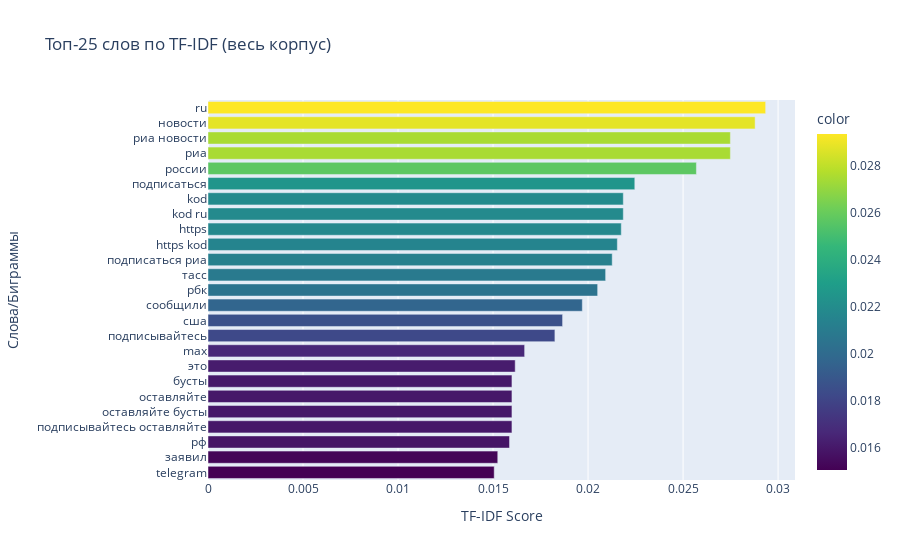

Notebook code for this chart:
### Markdown cell above
### 9.2. Визуализация TF-IDF для всего корпуса

### Code cell
def visualize_tfidf_corpus(tfidf_results, top_n=25):
    """Визуализация топ слов по TF-IDF для всего корпуса"""
    
    top_words = tfidf_results['top_words'][:top_n]
    
    fig = px.bar(
        x=[score for _, score in top_words],
        y=[word for word, _ in top_words],
        orientation='h',
        title=f"Топ-{top_n} слов по TF-IDF (весь корпус)",
        labels={'x': 'TF-IDF Score', 'y': 'Слова/Биграммы'},
        color=[score for _, score in top_words],
        color_continuous_scale='viridis'
    )
    fig.update_layout(yaxis={'categoryorder': 'total ascending'})
    fig.show()
    
    return top_words

# Визуализируем TF-IDF для всего корпуса
top_corpus_words = visualize_tfidf_corpus(tfidf_corpus)

### Figure 1 — Plotly figure (JSON) as saved in the notebook; plotly's stock layout.template omitted (floating-point values rounded to 4 significant figures)
{"data": [{"hovertemplate": "TF-IDF Score=%{x}<br>Слова/Биграммы=%{y}<br>color=%{marker.color}<extra></extra>", "legendgroup": "", "marker": {"color": [0.02935, 0.02879, 0.02749, 0.02749, 0.0257, 0.02246, 0.02186, 0.02186, 0.02175, 0.02154, 0.02127, 0.02092, 0.0205, 0.0197, 0.01866, 0.01826, 0.01666, 0.01617, 0.01599, 0.01599, 0.01599, 0.01599, 0.01587, 0.01525, 0.01506], "coloraxis": "coloraxis", "pattern": {"shape": ""}}, "name": "", "orientation": "h", "showlegend": false, "textposition": "auto", "type": "bar", "x": [0.02935, 0.02879, 0.02749, 0.02749, 0.0257, 0.02246, 0.02186, 0.02186, 0.02175, 0.02154, 0.02127, 0.02092, 0.0205, 0.0197, 0.01866, 0.01826, 0.01666, 0.01617, 0.01599, 0.01599, 0.01599, 0.01599, 0.01587, 0.01525, 0.01506], "xaxis": "x", "y": ["ru", "новости", "риа", "риа новости", "россии", "подписаться", "kod ru", "kod", "https", "https kod", "подписаться риа", "тасс", "рбк", "сообщили", "сша", "подписывайтесь", "max", "это", "подписывайтесь оставляйте", "оставляйте бусты", "оставляйте", "бусты", "рф", "заявил", "telegram"], "yaxis": "y"}], "layout": {"barmode": "relative", "coloraxis": {"colorbar": {"title": {"text": "color"}}, "colorscale": [[0, "#440154"], [0.1111, "#482878"], [0.2222, "#3e4989"], [0.3333, "#31688e"], [0.4444, "#26828e"], [0.5556, "#1f9e89"], [0.6667, "#35b779"], [0.7778, "#6ece58"], [0.8889, "#b5de2b"], [1, "#fde725"]]}, "legend": {"tracegroupgap": 0}, "title": {"text": "Топ-25 слов по TF-IDF (весь корпус)"}, "xaxis": {"anchor": "y", "domain": [0, 1], "title": {"text": "TF-IDF Score"}}, "yaxis": {"anchor": "x", "categoryorder": "total ascending", "domain": [0, 1], "title": {"text": "Слова/Биграммы"}}}}
